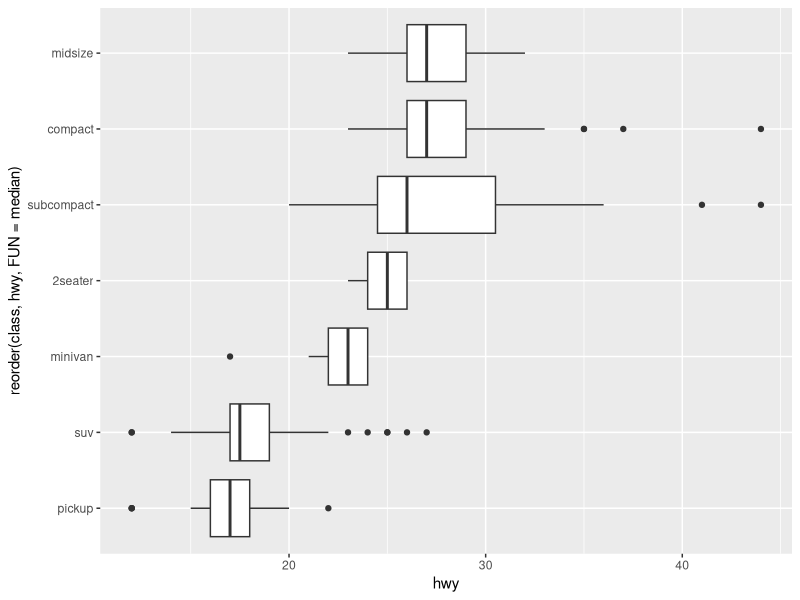
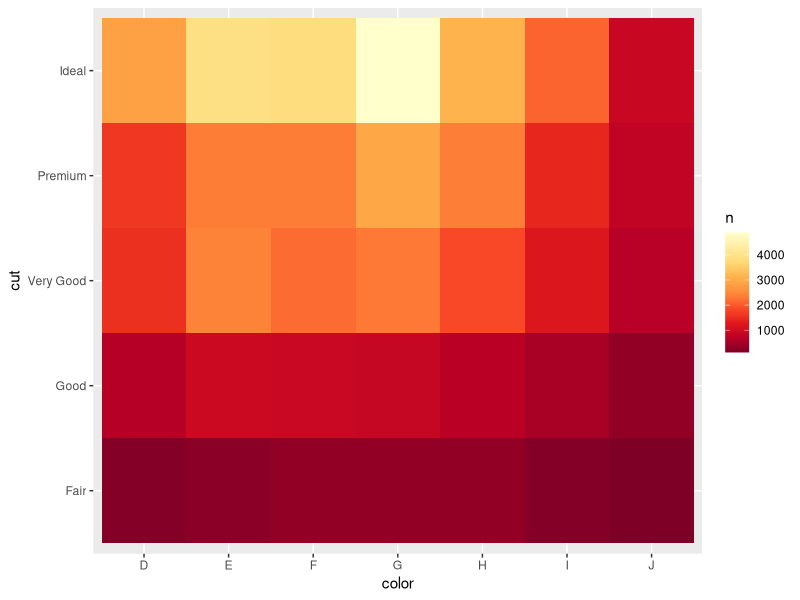

Write R code to recreate these figures, in order.
#------ Plotting
library(tidyverse)
library(RColorBrewer)

#------ ggplot

#[PDF pg. 124 of 520]
ggplot(data = mpg) +
  geom_boxplot(
    mapping = aes(
      x = reorder(class, hwy, FUN = median),
      y = hwy
    )
  ) +
  coord_flip() #flip graph 90 degrees 

#[PDF pg. 126 of 520]
hm.palette <- colorRampPalette(rev(brewer.pal(9, 'YlOrRd')), space='Lab')
diamonds %>%
  count(color, cut) %>%
  ggplot(mapping = aes(x = color, y = cut)) +
  geom_tile(mapping = aes(fill = n)) + 
  scale_fill_gradientn(colours = hm.palette(100)) #two categorical heatmap



